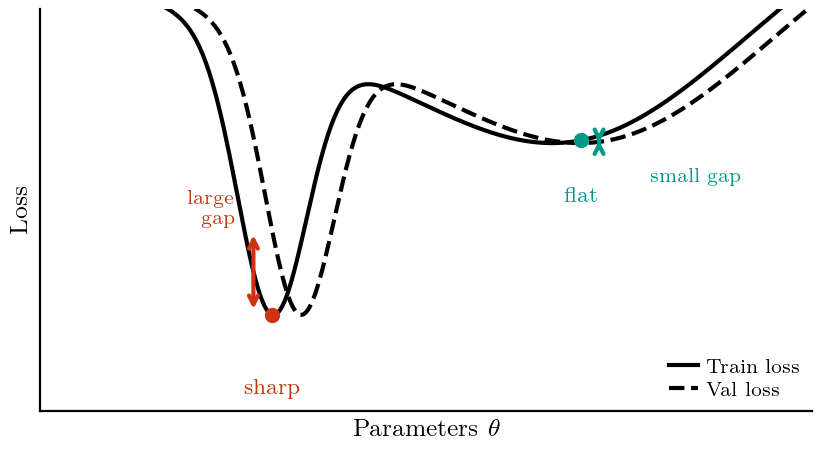

Write Python code to recreate this figure.
"""
Flat vs sharp minima and generalization.
Shows why flat minima generalize better: the validation loss landscape
is slightly shifted, and flat minima are more robust to this shift.
"""

import matplotlib.pyplot as plt
import numpy as np
from pathlib import Path

# Load publication style
plt.style.use(Path("~/.claude/skills/matplotlib-publication/matplotlibrc").expanduser())

DOUBLE_COL = 6.75

# Create figure
fig, ax = plt.subplots(figsize=(DOUBLE_COL * 0.6, 2.2))

# Parameter space
theta = np.linspace(-1.5, 3.5, 500)

# Training loss: sharp minimum on left, flat minimum on right
def train_loss(x):
    # Sharp minimum at x=0 (less deep so it's visible)
    sharp = 1.5 * np.exp(-10 * x**2)
    # Flat minimum at x=2
    flat = 0.6 * np.exp(-0.6 * (x - 2)**2)
    # Background
    background = 0.8 + 0.08 * (x - 1)**2
    return background + 1.5 - sharp - flat

# Validation loss: same shape but shifted slightly to the right
shift = 0.18
def val_loss(x):
    sharp = 1.5 * np.exp(-10 * (x - shift)**2)
    flat = 0.6 * np.exp(-0.6 * (x - shift - 2)**2)
    background = 0.8 + 0.08 * (x - shift - 1)**2
    return background + 1.5 - sharp - flat

# Plot losses
ax.plot(theta, train_loss(theta), 'k-', linewidth=1.5, label='Train loss')
ax.plot(theta, val_loss(theta), 'k--', linewidth=1.5, label='Val loss')

# Mark the minima positions
sharp_min_train = 0.0
sharp_min_val = shift
flat_min_train = 2.0
flat_min_val = 2.0 + shift

# Get loss values at minima
sharp_train_val = train_loss(sharp_min_train)
sharp_val_val = val_loss(sharp_min_train)  # val loss at train minimum
flat_train_val = train_loss(flat_min_train)
flat_val_val = val_loss(flat_min_train)  # val loss at train minimum

# Draw vertical lines showing generalization gap
# Sharp minimum - large gap (offset the arrow slightly to avoid overlap)
arrow_offset = 0.12
ax.annotate('', xy=(sharp_min_train - arrow_offset, sharp_val_val),
            xytext=(sharp_min_train - arrow_offset, sharp_train_val),
            arrowprops=dict(arrowstyle='<->', color='#CC3311', lw=1.5))
ax.text(sharp_min_train - arrow_offset - 0.12, (sharp_train_val + sharp_val_val) / 2 + 0.35, 'large\ngap',
        fontsize=7, color='#CC3311', ha='right', va='center')

# Flat minimum - small gap
ax.annotate('', xy=(flat_min_train + arrow_offset, flat_val_val),
            xytext=(flat_min_train + arrow_offset, flat_train_val),
            arrowprops=dict(arrowstyle='<->', color='#009988', lw=1.5))
ax.text(flat_min_train + 0.45, flat_train_val - 0.15, 'small gap',
        fontsize=7, color='#009988', ha='left', va='top')

# Mark minima with dots
ax.plot(sharp_min_train, sharp_train_val, 'o', color='#CC3311', markersize=5, zorder=5)
ax.plot(flat_min_train, flat_train_val, 'o', color='#009988', markersize=5, zorder=5)

# Labels - position away from curves
ax.text(sharp_min_train, sharp_train_val - 0.35, 'sharp', fontsize=8, ha='center', va='top', color='#CC3311')
ax.text(flat_min_train, flat_train_val - 0.25, 'flat', fontsize=8, ha='center', va='top', color='#009988')

# Axis labels
ax.set_xlabel(r'Parameters $\theta$')
ax.set_ylabel('Loss')
ax.legend(loc='lower right', frameon=False)

# Clean up
ax.set_xlim(-1.5, 3.5)
ax.set_ylim(0.3, 2.5)
ax.set_yticks([])
ax.set_xticks([])
ax.spines['top'].set_visible(False)
ax.spines['right'].set_visible(False)

# Save
save_path = Path("/Users/smsharma/Projects/ds595-ai4science/notes/chapters/03-neural-networks/figures/flat_minima.pdf")
fig.savefig(save_path, bbox_inches='tight', pad_inches=0.05)
fig.savefig(save_path.with_suffix('.png'), dpi=200, bbox_inches='tight', pad_inches=0.05)
print(f"Saved to {save_path}")
